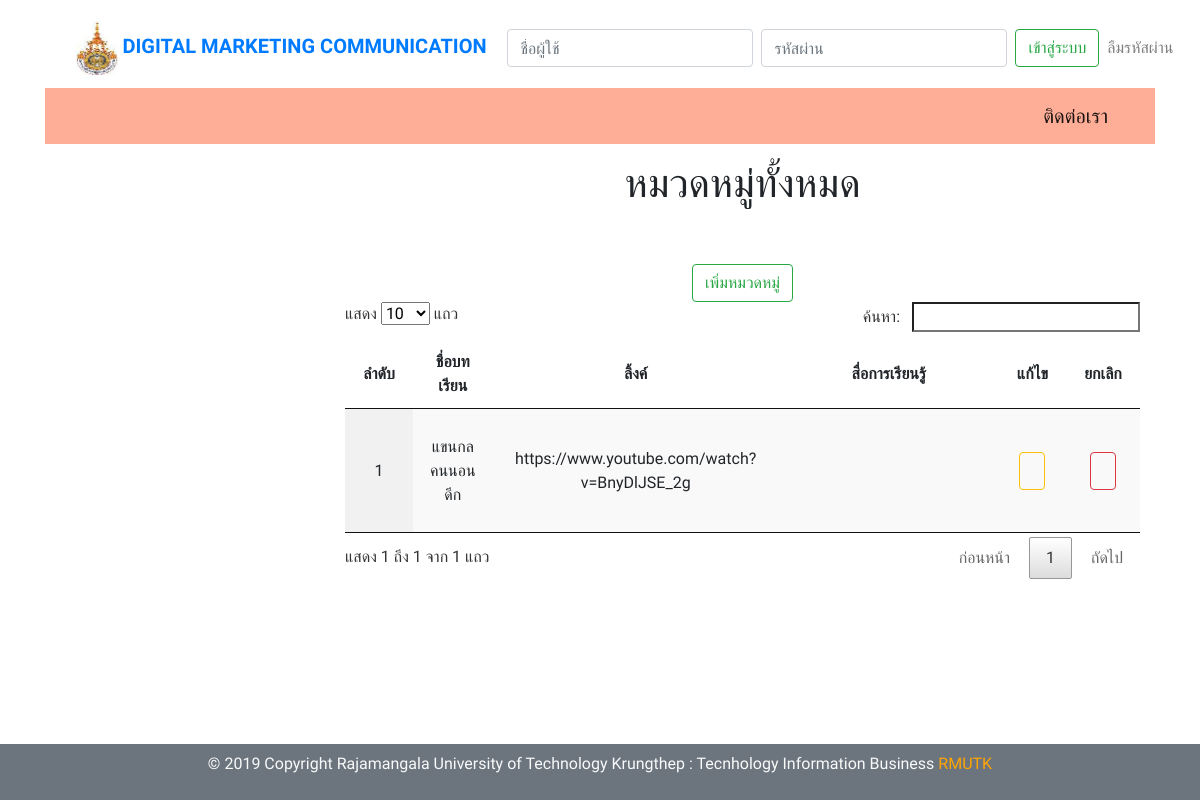
The page /admin/index.php?sco on the database its author committed.
### tables this page shows
CREATE TABLE `choice` (
  `choice_id` int(11) NOT NULL,
  `choice_name` varchar(100) NOT NULL,
  `video` varchar(300) NOT NULL,
  `choice_detail` varchar(100) NOT NULL,
  `choice_status` int(1) NOT NULL
);

### admin/show_choice_all.php (the view, shortened to what this page needs)
<?php
$query_model = "SELECT * FROM choice";
$model = mysqli_query($con,$query_model) or die(mysqli_error());
$row_model = mysqli_fetch_assoc($model);
$totalRows_model = mysqli_num_rows($model);
?>
<?php if (isset($_REQUEST['sco']) <> ''): ?>
  <div class="col-md-9">
   <div class="py-2">
    <div class="container">
      <div class="row">
        <div class="col-md-12">
          <h1 class="text-center" >หมวดหมู่ทั้งหมด</h1>
        </div>
      </div>
    </div>
  </div>
  <div class="py-3">
    <div class="container">
      <div class="row">
        <div class="col-md-12">
          <div class="table-responsive text-center">
            <br>
            <?php include 'add_choice.php'; ?>
            <a href="showchoice.php" class="btn btn-outline-success my-2 my-sm-0" data-toggle='modal' data-target='#addchoiceModal'>เพิ่มหมวดหมู่</a>
            <table class="display" id="example">
             <?php if ($totalRows_model > 0) {?>
              <thead>
                <tr class="text-center">
                  <th scope="col" width="5">ลำดับ</th>
                  <th scope="col">ชื่อบทเรียน</th>
                  <th scope="col">ลิ้งค์</th>
                  <th scope="col" width="15">สื่อการเรียนรู้</th>
                  <th scope="col" width="5">แก้ไข</th>
                  <th scope="col" width="5">ยกเลิก</th>
                </tr>
              </thead>
              <tbody>
                <?php
                $i = 1 ;
                do { ?>
                  <tr class="text-center">
                    <td><?php echo $i ?></td>
                    <td><?php echo $row_model['choice_name']; ?></td>
                    <td><?php echo $row_model['video']; ?></td>
                    <?php
                    $url = $row_model['video'];
                    preg_match('/[\\?\\&]v=([^\\?\\&]+)/', $url, $matches);
                    $id = $matches[1];
                    ?>
                    <td>
                      <iframe width="200" height="100" src="https://www.youtube.com/embed/<?php echo $id; ?>" frameborder="0" allow="accelerometer; autoplay; encrypted-media; gyroscope; picture-in-picture" allowfullscreen></iframe>
                    </td>
                    <td>
                      <a href="edit_choice.php?choice_id=<?php echo $row_model['choice_id'];?>" class="btn btn-outline-warning my-2 my-sm-0" ><i class="fa fa-pencil-square-o text-muted fa-mg"></i></a>
                    </td>
                    <?php if ($row_model['choice_status'] <> 1 ): ?>
                     <td>
                      <a href="del_choice.php?choice_id=<?php echo $row_model['choice_id'];?>&st=1" class="btn btn-outline-danger my-2 my-sm-0" onClick="return confirm('ยืนยันการยกเลิกหมวดหมู่');"><i class="fa fa-window-close-o text-muted fa-mg"></i></a>
                    </td>
                    <?php else: ?>
                      <td>
                        <a href="del_choice.php?choice_id=<?php echo $row_model['choice_id'];?>&st=0" class="btn btn-outline-info my-2 my-sm-0" onClick="return confirm('ยืนยันการใช้งานหมวดหมู่');"><i class="fas fa-times-circle"></i></i></a>
                      </td>
                    <?php endif ?>
                  </tr>
                  <?php
                  $i += 1;
                } while ($row_model = mysqli_fetch_assoc($model)); ?>
              </tbody>
            </table>
          <?php }else {
            echo "<h3> ยังไม่มีคะแนน </h3>";
          }
          mysqli_free_result($model);?>
        </div>
      </div>
    </div>
  </div>
</div>
<div class="py-5">
</div>
</div>
<?php endif ?>

### admin/header.php (style rules this page uses)
body { font-family: 'Prompt', sans-serif; }

### rows shown on the page
choice: choice_name "แขนกล คนนอนดึก", video "https://www.youtube.com/watch?v=BnyDlJSE_2g"
